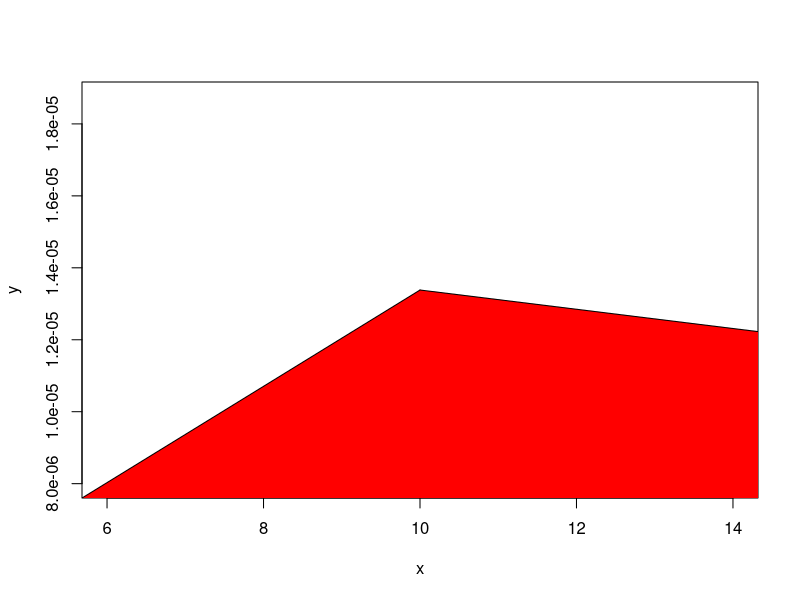

This chart was generated by the following R code:
x=seq(10,10,length=100)
y=dnorm(x,mean=50,sd=10)
plot(x,y,type="l")
polygon(c(0,x,60), c(0,y,0), col="red")
pnorm(0,mean=50,sd=10)
